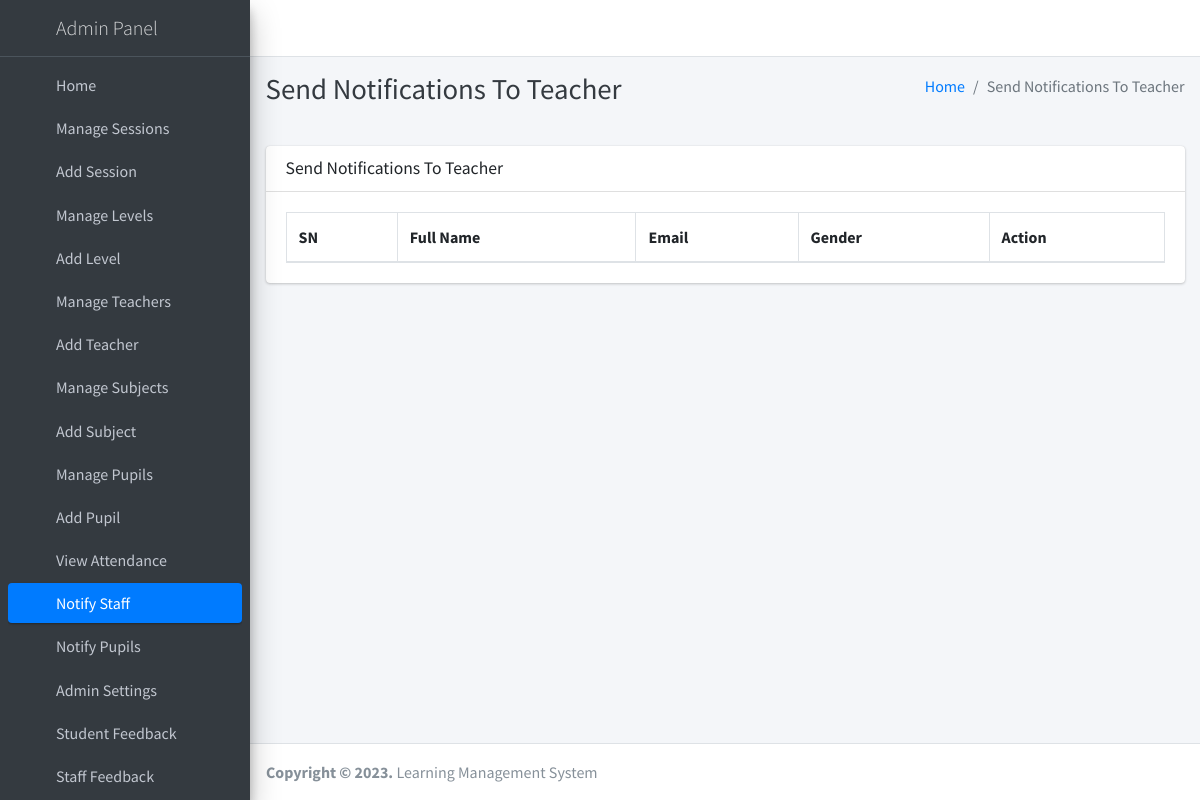
Before: /admin_notify_staff (signed in) with the older database file.
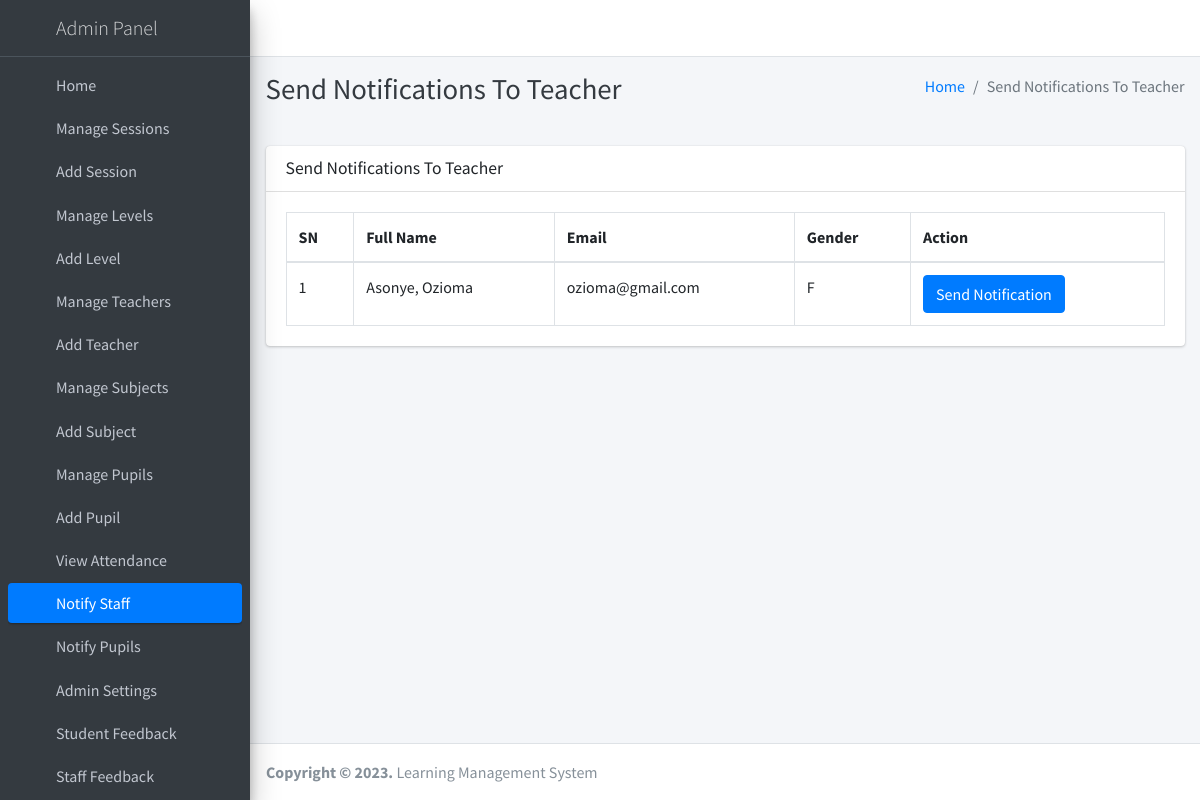
After: the same page with the newer database file.
### main_app/models.py (models this page shows, shortened)
class CustomUser(AbstractUser):
    USER_TYPE = ((1, "HOD"), (2, "Staff"), (3, "Student"))
    GENDER = [("M", "Male"), ("F", "Female")]
    username = None  # Removed username, using email instead
    email = models.EmailField(unique=True)
    user_type = models.CharField(default=1, choices=USER_TYPE, max_length=1)
    gender = models.CharField(max_length=1, choices=GENDER)
    profile_pic = models.ImageField(blank=True, null=True)
    address = models.CharField(max_length=200, blank=True, null=True)
    fcm_token = models.TextField(default="")  # For firebase notifications
    created_at = models.DateTimeField(auto_now_add=True)
    updated_at = models.DateTimeField(auto_now=True)
    USERNAME_FIELD = "email"
    REQUIRED_FIELDS = []
    objects = CustomUserManager()

### main_app/hod_views.py (the view)
# urls.py: path("admin_notify_staff", hod_views.admin_notify_staff,
def admin_notify_staff(request):
    staff = CustomUser.objects.filter(user_type=2)
    context = {
        'page_title': "Send Notifications To Teacher",
        'allStaff': staff
    }
    return render(request, "hod_template/staff_notification.html", context)

### main_app/templates/hod_template/staff_notification.html (shortened to what this page needs)
{% extends 'main_app/base.html' %}
{% load static %}
{% block page_title %}{{page_title}}{% endblock page_title %}
{% block content %}
<section class="content">
    <div class="container-fluid">
        <div class="row">
            <div class="col-md-12">
                <div class="card">
                    <div class="card-header">
                        <h3 class="card-title">{{page_title}}</h3>
                    </div>
                    <div class="card-body">
                        <table id="example2" class="table table-bordered table-hover">
                            <thead>
                                <tr>
                                    <th>SN</th>
                                    <th>Full Name</th>
                                    <th>Email</th>
                                    <th>Gender</th>
                                    <th>Action</th>
                                </tr>
                            </thead>
                            <tbody>
                                {% for staff in allStaff %}
                                <tr>
                                    <td>{{ forloop.counter }}</td>
                                    <td>{{staff.last_name}}, {{staff.first_name}}</td>
                                    <td>{{staff.email}}</td>
                                    <td>{{staff.gender}}</td>
                                    <td><button data-toggle = "modal" data-target = "#myModal"class="btn btn-primary show_notification" value="{{staff.id}}">Send Notification</button>
                                    </td>
                                </tr>
                                {% endfor %}
                            </tbody>
                        </table>
                    </div>
                </div>
            </div>
        </div>
    </div>
</section>
{% endblock content %}

Changed rows visible on the page:
added CustomUser: last_name "Asonye", first_name "Ozioma", email "ozioma@gmail.com", gender "F", {{ staff.id }} 2 (drawn)
